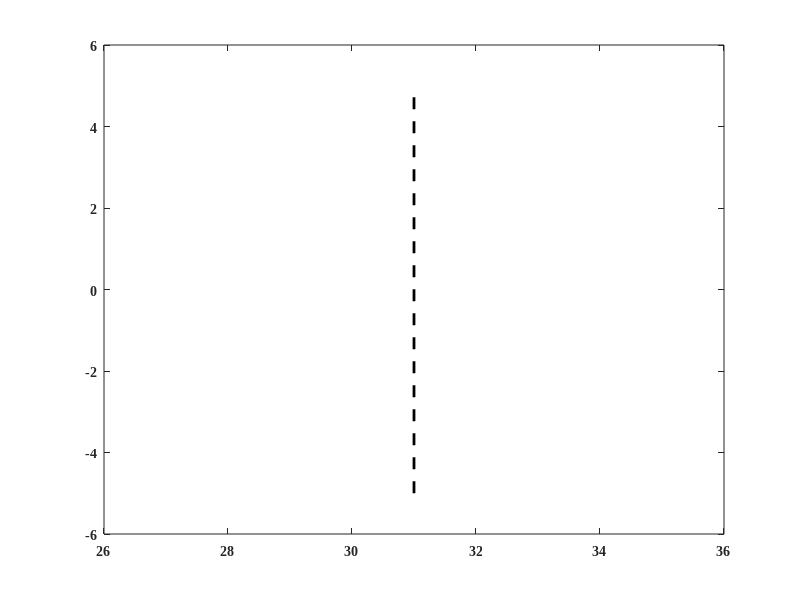

MATLAB code for this plot:
set(gca,'XTick',[1 31 61 91 121 150],'FontSize',15);
set(gca,'XTickLabel',[-0.3 0 0.3 0.6 0.9 1.2],'FontSize',15);
set(gca,'YTick',[-0.6 0 0.6],'FontSize',15);
xlabel('Time(s)','FontSize',20);
ylabel('Power','FontSize',20);
plot([31 31],[-5,5],'k--','LineWidth',2);
set(gca,'FontName','Times New Roman','FontWeight','bold');
box on;
